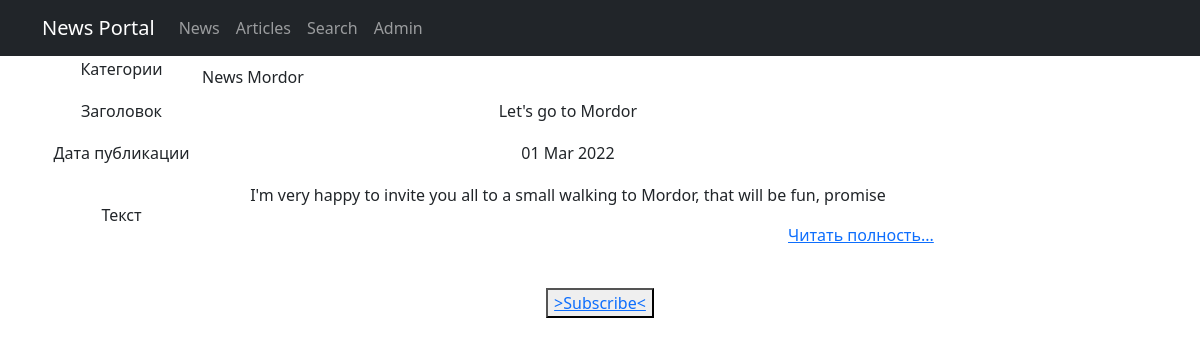
/news/ (signed in), run on an earlier commit of the app's database.
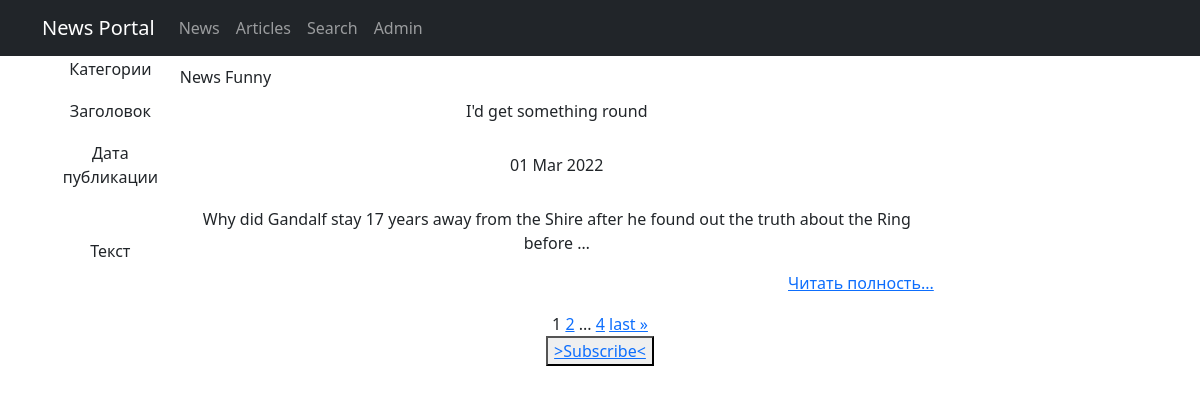
And on a later commit of the database.
### newsportal/models.py (models this page shows, shortened)
class Post(models.Model):
    author = models.ForeignKey(Author, on_delete=models.CASCADE)
    NEWS = "NW"
    ARTICLE = "AR"
    CATEGORY_CHOICE = (
        (NEWS, 'Новость'),
        (ARTICLE, 'Статья'),
    )
    category = models.CharField(max_length=2, choices=CATEGORY_CHOICE, default=ARTICLE)
    dateCreation = models.DateTimeField(auto_now_add=True)
    postCategory = models.ManyToManyField(Category, through="PostCategory")
    title = models.CharField(max_length=128)
    text = models.TextField()
    rating = models.SmallIntegerField(default=0)
    class Meta:
        verbose_name = "Пост"
        verbose_name_plural = "Посты"
    def display_postCategory(self):
        return ', '.join([postCategory.name for postCategory in self.postCategory.all()[:3]])
    display_postCategory.short_description = 'postCategory'

class Category(models.Model):
    name = models.CharField(max_length=64, unique=True)
    def __str__(self):
        return f'{self.name}'
    class Meta:
        verbose_name = "Категория"
        verbose_name_plural = "Категории"

### newsportal/views.py (the view)
# urls.py: path("news/", NewsList.as_view(), name='news'),
class NewsList(ListView):
    model = Post
    template_name = 'news.html'
    context_object_name = 'posts'
    queryset = Post.objects.filter(category='NW')
    paginate_by = 1
    def get_context_data(self, **kwargs):
        context = super().get_context_data(**kwargs)
        try:
            context['subscribe_status'] = Subscribe.objects.get(subUser=self.request.user).is_subscribe
        except ObjectDoesNotExist:
            context['subscribe_status'] = False
        return context

### newsportal/templatetags/custom_filters.py (called while the page is built)
@register.filter(name="censor")
@stringfilter
def censor(value):
    if not isinstance(value, str):
        raise ValueError('Нельзя цензурировать не строку!')
    value_split = value.split(" ")
    value_cens = ""
    for i in value_split:
        if i.lower() in badwords:
            value_cens += "ups! "
        else:
            value_cens += i + " "
    return value_cens

### newsportal/templatetags/custom_tags.py (called while the page is built)
@register.simple_tag(takes_context=True)
def url_replace(context, **kwargs):
    d = context['request'].GET.copy()
    for k, v in kwargs.items():
        d[k] = v
        return d.urlencode()

### newsportal/templates/newsportal/news.html (shortened to what this page needs)
{% extends 'flatpages/default.html' %}
{% load custom_filters %}
{% load custom_tags %}
{% block content %}
    {% if posts %}
        <table width="80%">
            {% for post in posts %}
            <tr>
                <td>
                <p>Категории</p>
                </td>
                <td align="left">
                    {% for category in post.postCategory.all %}
                    {{ category }}
                    {% endfor %}
                </td>
            </tr>
            <tr>
                <td>
                <p>Заголовок</p>
                </td>
                <td>
                <p>{{post.title|censor}}</p>
                </td>
            </tr>
            <tr>
                <td>
                <p>Дата публикации</p>
                </td>
                <td>
                <p>{{ post.dateCreation|date:"d M Y" }}</p>
                </td>
            </tr>
            <tr>
                <td>
                <p>Текст</p>
                </td>
                <td>
                <p>{{ post.text|truncatewords:20|censor}}</p>
                    <p align="right"> <a href="{{ page_obj.number }}">Читать полность...</a></p>
                </td>
            </tr>
             {% endfor %}
        </table>
{% if is_paginated %}
   {{ page_obj.number }}
   {% if page_obj.has_next %}
       <a href="?{% url_replace page=page_obj.next_page_number %}">{{ page_obj.next_page_number }}</a>
       {% if paginator.num_pages != page_obj.next_page_number %}
           ...
           <a href="?{% url_replace page=page_obj.paginator.num_pages %}">{{ page_obj.paginator.num_pages }}</a>
       {% endif %}
        <a href="?page={{ page_obj.paginator.num_pages }}">last &raquo;</a>
   {% endif %}
{% endif %}
    {% else %}
    <h2>Нет публикаций</h2>
    {% endif %}
<br>
    {% if subscribe_status %}
    <button> <a href="unsubscribe/"> >Unsubscribe< </a> </button>
    {% else %}
    <button> <a href="subscribe/"> >Subscribe< </a> </button>
    {% endif %}
{% endblock content %}

What changed in the data, as far as the page shows it:
no longer on this page (row unchanged): Post: title|censor "Let's go to Mordor", dateCreation "01 Mar 2022", text|censor "I'm very happy to invite you all to a small walking to Mordor, that will be fun, promise", Category (name "News")
no longer on this page (row unchanged): Category: name "Mordor", shown under "Let's go to Mordor"
now on this page (row edited): Post: title|censor "I'd get something round", dateCreation "01 Mar 2022", text|censor "Why did Gandalf stay 17 years away from the Shire after he found out the truth about the Ring before …", Category (name "News")
now on this page (row unchanged): Category: name "Funny", shown under "I'd get something round"
Also different on the page:
{{ page_obj.number }}: (not shown) → "1"
{{ page_obj.next_page_number }}: (not shown) → "2"
{{ page_obj.paginator.num_pages }}: (not shown) → "4"
text now shown: "... last »"
